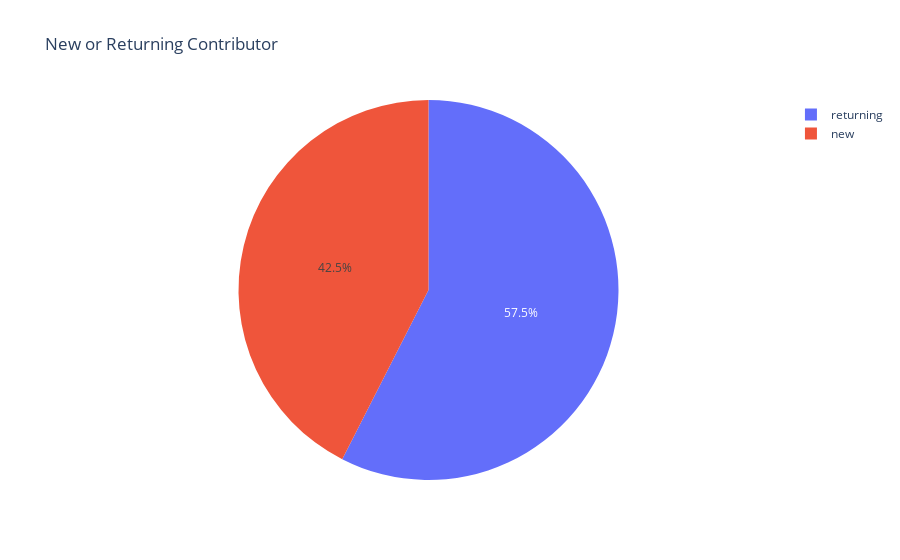

This figure's notebook cell:
### Code cell
import plotly.express as px

df_use['count']=1

filtered_list = [1]

subset = df_use[df_use["status"].isin(filtered_list)]
subset

fig = px.pie(subset, values='count', names='contributor_status', title='New or Returning Contributor')
fig.write_html(f'../graphs/3_pie_returning.html', include_plotlyjs="cdn")

fig.show()

### Figure 1 — Plotly figure (JSON) as saved in the notebook; plotly's stock layout.template omitted (floating-point values rounded to 4 significant figures)
{"data": [{"domain": {"x": [0, 1], "y": [0, 1]}, "hovertemplate": "contributor_status=%{label}<br>count=%{value}<extra></extra>", "labels": ["new", "returning", "new", "returning", "returning", "returning", "returning", "returning", "returning", "new", "returning", "new", "new", "returning", "new", "new", "new", "returning", "returning", "new", "new", "new", "returning", "returning", "returning", "returning", "new", "returning", "new", "new", "returning", "returning", "returning", "new", "returning", "new", "new", "returning", "returning", "returning"], "legendgroup": "", "name": "", "showlegend": true, "type": "pie", "values": [1, 1, 1, 1, 1, 1, 1, 1, 1, 1, 1, 1, 1, 1, 1, 1, 1, 1, 1, 1, 1, 1, 1, 1, 1, 1, 1, 1, 1, 1, 1, 1, 1, 1, 1, 1, 1, 1, 1, 1]}], "layout": {"legend": {"tracegroupgap": 0}, "title": {"text": "New or Returning Contributor"}}}
